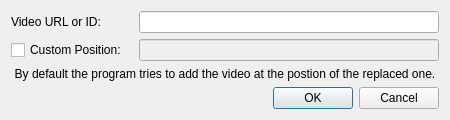
<?xml version="1.0" encoding="UTF-8"?>
<ui version="4.0">
 <class>Form</class>
 <widget class="QWidget" name="Form">
  <property name="geometry">
   <rect>
    <x>0</x>
    <y>0</y>
    <width>450</width>
    <height>120</height>
   </rect>
  </property>
  <property name="sizePolicy">
   <sizepolicy hsizetype="Fixed" vsizetype="Fixed">
    <horstretch>0</horstretch>
    <verstretch>0</verstretch>
   </sizepolicy>
  </property>
  <property name="minimumSize">
   <size>
    <width>450</width>
    <height>120</height>
   </size>
  </property>
  <property name="maximumSize">
   <size>
    <width>450</width>
    <height>120</height>
   </size>
  </property>
  <property name="windowTitle">
   <string>Form</string>
  </property>
  <layout class="QGridLayout" name="gridLayout">
   <item row="1" column="2">
    <widget class="QLineEdit" name="posEdit">
     <property name="enabled">
      <bool>false</bool>
     </property>
    </widget>
   </item>
   <item row="2" column="0" colspan="3">
    <widget class="QLabel" name="label_2">
     <property name="text">
      <string>&lt;html&gt;&lt;head/&gt;&lt;body&gt;&lt;p align=&quot;center&quot;&gt;By default the program tries to add the video at the postion of the replaced one.&lt;/p&gt;&lt;/body&gt;&lt;/html&gt;</string>
     </property>
     <property name="alignment">
      <set>Qt::AlignCenter</set>
     </property>
    </widget>
   </item>
   <item row="0" column="2">
    <widget class="QLineEdit" name="IDEdit"/>
   </item>
   <item row="0" column="0">
    <widget class="QLabel" name="label">
     <property name="text">
      <string>Video URL or ID:</string>
     </property>
    </widget>
   </item>
   <item row="1" column="0">
    <widget class="QCheckBox" name="checkBox">
     <property name="text">
      <string>Custom Position:</string>
     </property>
    </widget>
   </item>
   <item row="3" column="0" colspan="3">
    <widget class="QDialogButtonBox" name="buttonBox">
     <property name="sizePolicy">
      <sizepolicy hsizetype="Expanding" vsizetype="Fixed">
       <horstretch>0</horstretch>
       <verstretch>0</verstretch>
      </sizepolicy>
     </property>
     <property name="standardButtons">
      <set>QDialogButtonBox::Cancel|QDialogButtonBox::Ok</set>
     </property>
    </widget>
   </item>
  </layout>
 </widget>
 <resources/>
 <connections/>
 <slots>
  <slot>run_replacement()</slot>
 </slots>
</ui>
